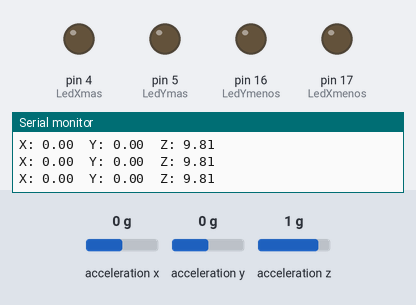
A sketch run on a simulated Arduino Uno, built with avr-gcc and run on an emulated ATmega328P. Parts: output pins drawn as LEDs (lit = HIGH), the last lines printed to the serial monitor. The inputs (shaded band) are chosen by the test bench; at power-on: acceleration x 0 g, acceleration y 0 g, acceleration z 1 g.

Above: at 1.2 s.
1.3 s: acceleration x set to -0.5 g
4.3 s: acceleration x set to -0.8 g
At 4.9 s:
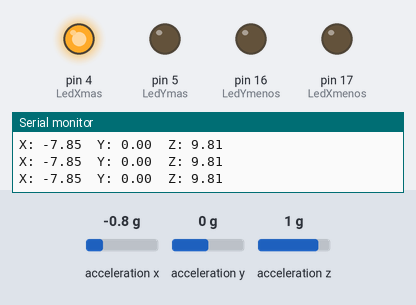
5.8 s: acceleration y set to -0.5 g
7.3 s: acceleration y set to -0.8 g
At 7.8 s:
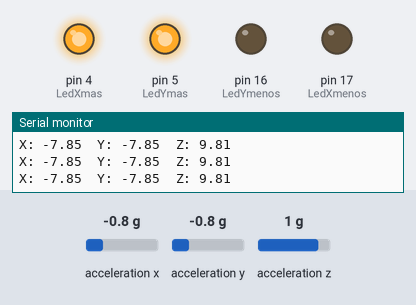
8.8 s: acceleration x set to 0 g
At 9.7 s:
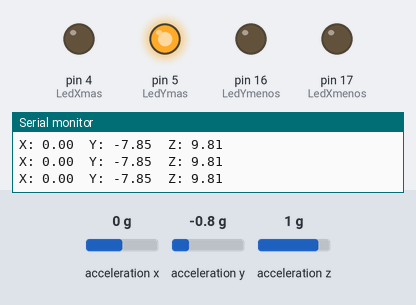
10.4 s: acceleration y set to 0.8 g
At 11.0 s:
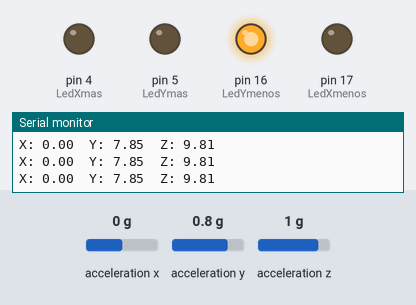
Timing chart, 0 to 12.9 s (numbered marks = the images above; inputs shaded):
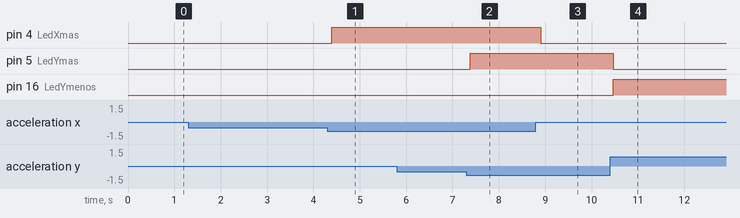

The sketch:

Sensor_accelerometro.ino
```cpp
#include <Wire.h>
#include <Adafruit_Sensor.h>
#include <Adafruit_ADXL345_U.h>

int LedXmas = 4;
int LedXmenos = 17;
int LedYmas = 5;
int LedYmenos = 16;

Adafruit_ADXL345_Unified accel = Adafruit_ADXL345_Unified(12345);  // Corregido el nombre de la clase

void setup() {
  // Configuración inicial
  pinMode(LedXmas, OUTPUT);
  pinMode(LedXmenos, OUTPUT);
  pinMode(LedYmas, OUTPUT);
  pinMode(LedYmenos, OUTPUT);
  Serial.begin(9600);

  if (!accel.begin()) {
    Serial.println("El sensor no ha iniciado");
    while (1)
      ;  // Detener si falla el inicio del sensor
  }
  accel.setRange(ADXL345_RANGE_2_G);
}

void loop() {

  // Definir el evento
  sensors_event_t event;
  accel.getEvent(&event);  // Obtener los datos del acelerómetro

  float accelerometrox = event.acceleration.x;
  float accelerometroy = event.acceleration.y;
  float accelerometroz = event.acceleration.z;

  Serial.print("X: ");
  Serial.print(accelerometrox);
  Serial.print("  Y: ");
  Serial.print(accelerometroy);
  Serial.print("  Z: ");
  Serial.println(accelerometroz);
  delay(50);

  // Control del LED según la aceleración en el eje X
  if (event.acceleration.x < -6) {
    digitalWrite(LedXmas, HIGH);
  } else {
    digitalWrite(LedXmas, LOW);
  }

  if (event.acceleration.x > 6) {  // Ajuste para considerar aceleración negativa
    digitalWrite(LedXmenos, HIGH);
  } else {
    digitalWrite(LedXmenos, LOW);
  }

  // Control del LED según la aceleración en el eje Y
  if (event.acceleration.y < -6) {
    digitalWrite(LedYmas, HIGH);
  } else {
    digitalWrite(LedYmas, LOW);
  }

  if (event.acceleration.y > 6) {  // Ajuste para considerar aceleración negativa
    digitalWrite(LedYmenos, HIGH);
  } else {
    digitalWrite(LedYmenos, LOW);
  }
}
```

Measured:
- the behaviour switches between -0.6 and -0.7 g on acceleration x (found by bisection; images 0 and 1)
- the behaviour switches between -0.6 and -0.7 g on acceleration y (found by bisection; images 1 and 2)
- after the input at 4.3 s, pin 4 (LedXmas): LOW → HIGH after 0.10 s
- after the input at 7.3 s, pin 5 (LedYmas): LOW → HIGH after 0.08 s
- after the input at 8.8 s, pin 4 (LedXmas): HIGH → LOW after 0.10 s
- after the input at 10.4 s, pin 5 (LedYmas): HIGH → LOW after 0.07 s; pin 16 (LedYmenos): LOW → HIGH after 0.07 s
